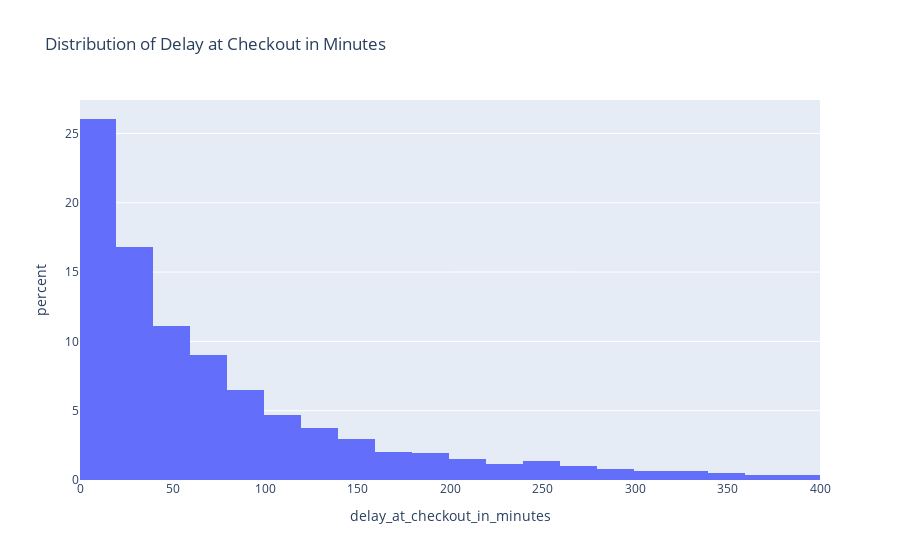

Source (notebook cell):
### Code cell
bin_size = 15
num_bins = int((df_timedelay['delay_at_checkout_in_minutes'].max() + bin_size) / bin_size)
fig = px.histogram(df_timedelay, x='delay_at_checkout_in_minutes', nbins=num_bins,
                   title='Distribution of Delay at Checkout in Minutes',
                   histnorm='percent')
fig.update_xaxes(range=[0, 400])
fig.show()

### Figure 1 — Plotly figure (JSON) as saved in the notebook; plotly's stock layout.template omitted (floating-point values rounded to 4 significant figures; data arrays with more than 128 entries replaced by an {"elided": "..."} marker saying what was removed)
{"data": [{"alignmentgroup": "True", "bingroup": "x", "histnorm": "percent", "hovertemplate": "delay_at_checkout_in_minutes=%{x}<br>percent=%{y}<extra></extra>", "legendgroup": "", "marker": {"color": "#636efa", "pattern": {"shape": ""}}, "name": "", "nbinsx": 97, "offsetgroup": "", "orientation": "v", "showlegend": false, "type": "histogram", "x": {"elided": "9216 int values"}, "xaxis": "x", "yaxis": "y"}], "layout": {"barmode": "relative", "legend": {"tracegroupgap": 0}, "title": {"text": "Distribution of Delay at Checkout in Minutes"}, "xaxis": {"anchor": "y", "domain": [0, 1], "range": [0, 400], "title": {"text": "delay_at_checkout_in_minutes"}}, "yaxis": {"anchor": "x", "domain": [0, 1], "title": {"text": "percent"}}}}
